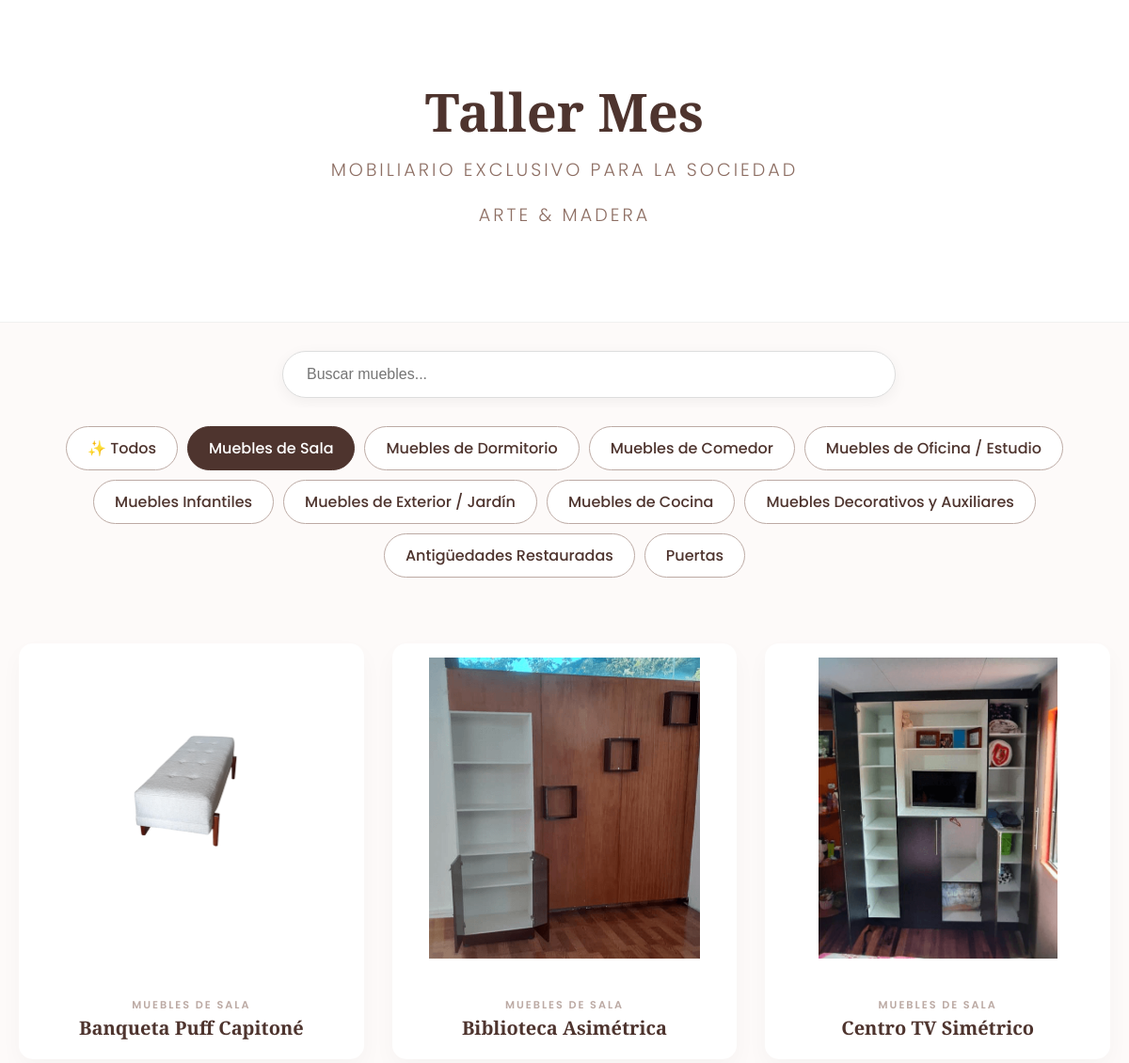
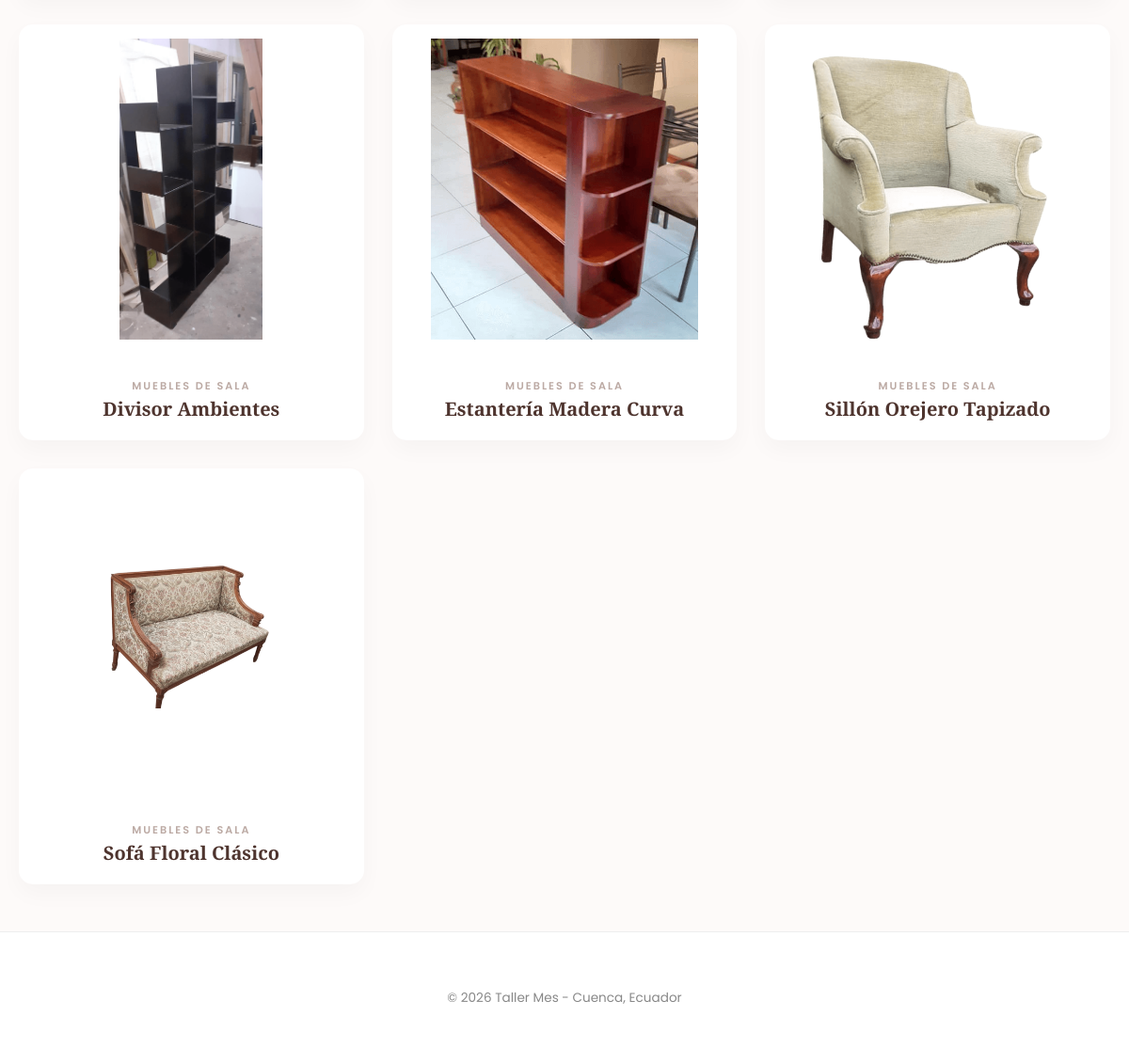
The page /?categoria=1 on the database its author committed (2 pictures, top to bottom).
### catalogo/models.py (models this page shows, shortened)
class Categoria(models.Model):
    nombre = models.CharField(max_length=100, verbose_name="Nombre de la Categoría")
    descripcion = models.TextField(blank=True, null=True, verbose_name="Descripción")
    class Meta:
        db_table = 'categorias'  # Obliga a Django a usar el nombre exacto de nuestra tabla SQL
        verbose_name = "Categoría"
        verbose_name_plural = "Categorías"

class Mueble(models.Model):
    categoria = models.ForeignKey(Categoria, on_delete=models.CASCADE, related_name='muebles')
    nombre_mueble = models.CharField(max_length=150)
    archivo_imagen = models.CharField(max_length=255, unique=True)
    descripcion = models.TextField(blank=True, null=True, verbose_name="Descripción Técnica")
    fecha_agregado = models.DateTimeField(auto_now_add=True)
    class Meta:
        db_table = 'catalogo_muebles'

### catalogo/views.py (the view)
# urls.py: path('', views.catalogo_view, name='catalogo'),
def catalogo_view(request):
    categoria_id = request.GET.get('categoria')
    categorias = Categoria.objects.all()
    if categoria_id:
        muebles = Mueble.objects.filter(categoria_id=categoria_id)
    else:
        muebles = Mueble.objects.all()
    return render(request, 'catalogo.html', {
        'muebles': muebles,
        'categorias': categorias,
        'categoria_seleccionada': categoria_id
    })

### catalogo/templates/catalogo.html (shortened to what this page needs)
<!DOCTYPE html>
<html lang="es">
<head>
    <link rel="stylesheet" href="https://cdnjs.cloudflare.com/ajax/libs/font-awesome/6.0.0/css/all.min.css">
</head>
<body>
<header>
    <h1>Taller Mes</h1>
    <p>Mobiliario Exclusivo para la Sociedad</p>
    <p>Arte & Madera</p>
</header>
<div class="search-container">
    <input type="text" id="searchInput" placeholder="Buscar muebles..." onkeyup="searchFurniture()">
</div>
<div class="filter-container">
    <a href="{% url 'catalogo' %}" class="btn-filter {% if not categoria_seleccionada %}active{% endif %}">✨ Todos</a>
    {% for cat in categorias %}
    <a href="?categoria={{ cat.id }}" class="btn-filter {% if categoria_seleccionada == cat.id|stringformat:'s' %}active{% endif %}">
        {{ cat.nombre }}
    </a>
    {% endfor %}
</div>
<main class="catalog-grid" id="catalogGrid">
    {% for mueble in muebles %}
    <article class="product-card"
             onclick="openModal('/media/catalogo/{{ mueble.archivo_imagen }}',
                           '{{ mueble.nombre_mueble|escapejs }}',
                           '{{ mueble.categoria.nombre|escapejs }}',
                           '{{ mueble.descripcion|default:"Artesanía fina de alta calidad fabricada en Cuenca."|escapejs }}')">
    <div class="img-wrapper">
        <img src="/media/catalogo/{{ mueble.archivo_imagen }}" alt="{{ mueble.nombre_mueble }}" loading="lazy">
    </div>
    <div class="content">
        <span class="tag">{{ mueble.categoria.nombre }}</span>
        <h3 class="title">{{ mueble.nombre_mueble }}</h3>
    </div>
    </article>
    {% endfor %}
</main>
<footer>
    © 2026 Taller Mes - Cuenca, Ecuador
</footer>
</body>
</html>

### catalogo/templates/catalogo.html (style rules this page uses)
:root { --primary: #4e342e; --accent: #bcaaa4; --gold: #8d6e63; --bg: #fdfaf9; --white: #ffffff; --whatsapp: #25D366; }
body { font-family: 'Poppins', sans-serif; background-color: var(--bg); margin: 0; color: #333; }
header { text-align: center; padding: 80px 20px; background: var(--white); border-bottom: 1px solid #f0f0f0; }
header h1 { font-family: 'Playfair Display', serif; font-size: 3.5rem; color: var(--primary); margin: 0; }
header p { color: var(--gold); font-size: 1.2rem; font-weight: 300; margin-top: 10px; text-transform: uppercase; letter-spacing: 3px; }
.search-container { max-width: 600px; margin: 30px auto 10px; padding: 0 20px; }
#searchInput { width: 100%; padding: 15px 25px; border-radius: 30px; border: 1px solid #ddd; font-size: 1rem; outline: none; box-shadow: 0 4px 15px rgba(0,0,0,0.05); }
.filter-container { display: flex; justify-content: center; flex-wrap: wrap; gap: 10px; padding: 20px; position: sticky; top: 0; background: rgba(253, 250, 249, 0.95); z-index: 1000; backdrop-filter: blur(6px); }
.btn-filter { padding: 10px 22px; border: 1px solid var(--accent); background: var(--white); border-radius: 25px; cursor: pointer; transition: all 0.3s; font-weight: 500; color: var(--primary); text-decoration: none; }
.btn-filter.active, .btn-filter:hover { background: var(--primary); color: white; border-color: var(--primary); }
.catalog-grid { display: grid; grid-template-columns: repeat(auto-fill, minmax(300px, 1fr)); gap: 30px; padding: 50px 20px; max-width: 1400px; margin: 0 auto; }
.product-card { background: var(--white); border-radius: 15px; overflow: hidden; box-shadow: 0 10px 25px rgba(0,0,0,0.03); transition: all 0.4s ease; display: flex; flex-direction: column; cursor: pointer; }
.img-wrapper { height: 320px; display: flex; align-items: center; justify-content: center; padding: 15px; }
.img-wrapper img { max-width: 100%; max-height: 100%; object-fit: contain; }
.content { padding: 20px; text-align: center; }
.tag { font-size: 0.7rem; text-transform: uppercase; letter-spacing: 2px; color: var(--accent); font-weight: 600; }
.title { margin: 0; font-size: 1.25rem; color: var(--primary); font-family: 'Playfair Display', serif; }
footer { text-align: center; padding: 60px 20px; color: #888; font-size: 0.85rem; background: var(--white); border-top: 1px solid #eee; }

### rows shown on the page
Categoria: nombre "Muebles de Sala"
Categoria: nombre "Muebles de Dormitorio"
Categoria: nombre "Muebles de Comedor"
Categoria: nombre "Muebles de Oficina / Estudio"
Categoria: nombre "Muebles Infantiles"
Categoria: nombre "Muebles de Exterior / Jardín"
Categoria: nombre "Muebles de Cocina"
Categoria: nombre "Muebles Decorativos y Auxiliares"
Categoria: nombre "Antigüedades Restauradas"
Categoria: nombre "Puertas"
Mueble: archivo_imagen (picture), categoria.nombre "MUEBLES DE SALA", nombre_mueble "Banqueta Puff Capitoné"
Mueble: archivo_imagen (picture), categoria.nombre "MUEBLES DE SALA", nombre_mueble "Biblioteca Asimétrica"
Mueble: archivo_imagen (picture), categoria.nombre "MUEBLES DE SALA", nombre_mueble "Centro TV Simétrico"
Mueble: archivo_imagen (picture), categoria.nombre "MUEBLES DE SALA", nombre_mueble "Divisor Ambientes"
Mueble: archivo_imagen (picture), categoria.nombre "MUEBLES DE SALA", nombre_mueble "Estantería Madera Curva"
Mueble: archivo_imagen (picture), categoria.nombre "MUEBLES DE SALA", nombre_mueble "Sillón Orejero Tapizado"
Mueble: archivo_imagen (picture), categoria.nombre "MUEBLES DE SALA", nombre_mueble "Sofá Floral Clásico"
